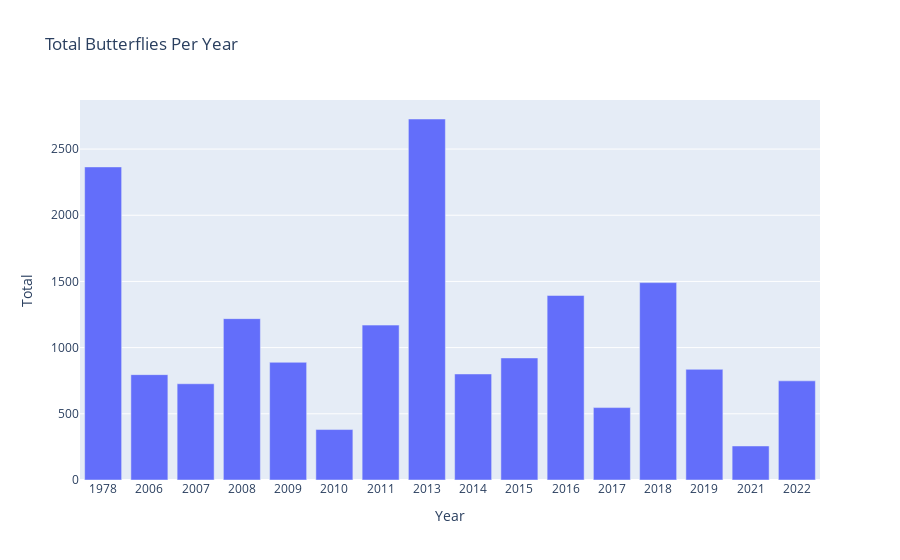

Notebook cell for this chart:
### Code cell
butterflyTotalsBAR = px.bar(butterflyTotalsDF, x="Year", y="Total", title="Total Butterflies Per Year")
butterflyTotalsBAR.write_html("butterflyTotalsBAR.html")
butterflyTotalsBAR.show()

### Figure 1 — Plotly figure (JSON) as saved in the notebook; plotly's stock layout.template omitted (floating-point values rounded to 4 significant figures)
{"data": [{"alignmentgroup": "True", "hovertemplate": "Year=%{x}<br>Total=%{y}<extra></extra>", "legendgroup": "", "marker": {"color": "#636efa", "pattern": {"shape": ""}}, "name": "", "offsetgroup": "", "orientation": "v", "showlegend": false, "textposition": "auto", "type": "bar", "x": ["1978", "2006", "2007", "2008", "2009", "2010", "2011", "2013", "2014", "2015", "2016", "2017", "2018", "2019", "2021", "2022"], "xaxis": "x", "y": [2365, 796, 727, 1219, 889, 381, 1170, 2727, 801, 922, 1394, 547, 1491, 836, 257, 749], "yaxis": "y"}], "layout": {"barmode": "relative", "legend": {"tracegroupgap": 0}, "title": {"text": "Total Butterflies Per Year"}, "xaxis": {"anchor": "y", "domain": [0, 1], "title": {"text": "Year"}}, "yaxis": {"anchor": "x", "domain": [0, 1], "title": {"text": "Total"}}}}
